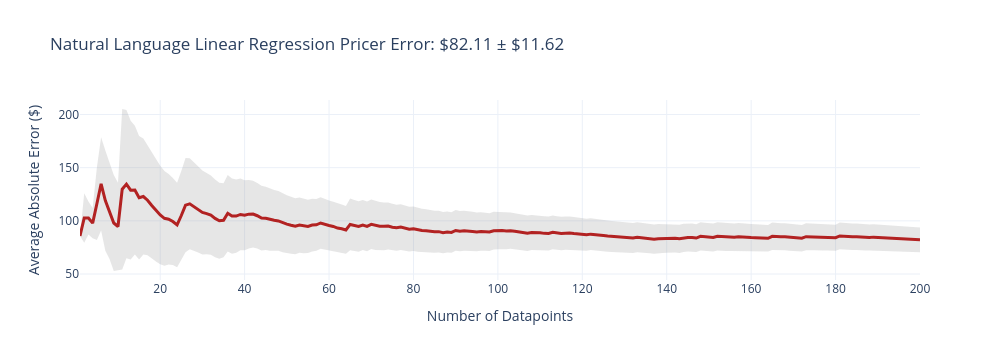
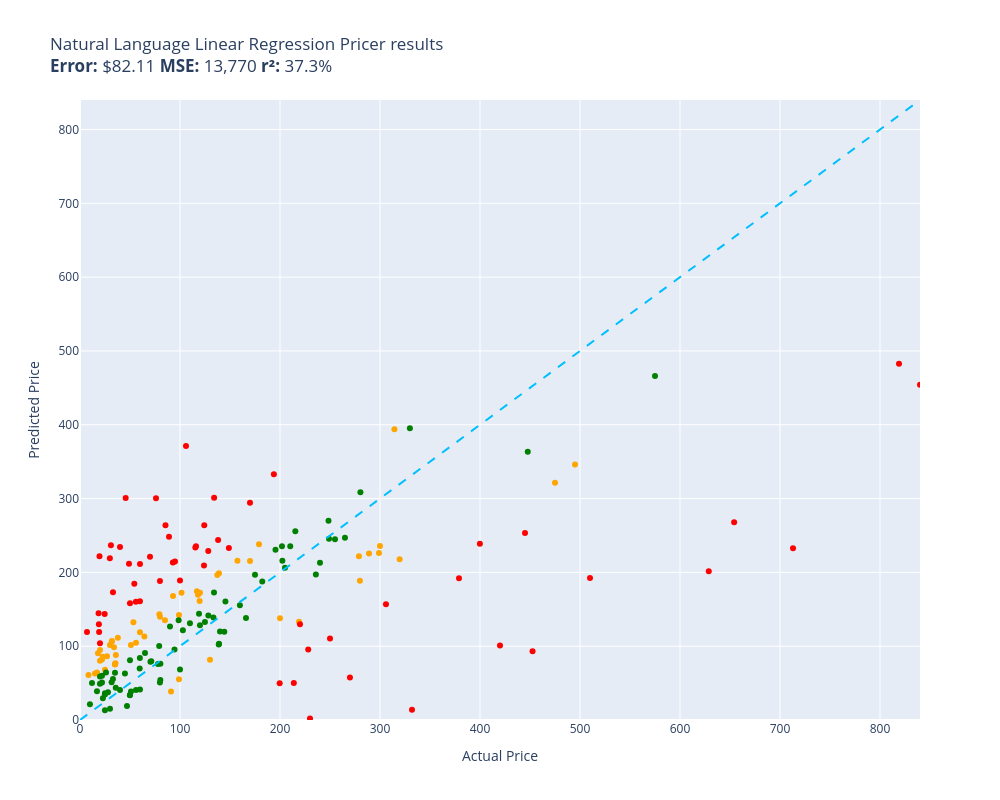

Notebook source saved alongside these figures, in order:
### Code cell
evaluate(natural_language_linear_regression_pricer, test)

### Figure 1 — Plotly figure (JSON) as saved in the notebook; plotly's stock layout.template omitted (floating-point values rounded to 4 significant figures; data arrays with more than 128 entries replaced by an {"elided": "..."} marker saying what was removed)
{"data": [{"fill": "toself", "fillcolor": "rgba(128,128,128,0.2)", "hoverinfo": "skip", "line": {"color": "rgba(255,255,255,0)"}, "name": "95% CI", "showlegend": false, "type": "scatter", "x": {"elided": "400 int values"}, "y": {"elided": "400 float values"}}, {"customdata": {"elided": "200x1 float values"}, "hovertemplate": "n=%{x}<br>Avg Error=$%{y:,.2f}<br>±95% CI=$%{customdata[0]:,.2f}<extra></extra>", "line": {"color": "firebrick", "width": 3}, "mode": "lines", "name": "Cumulative Avg Error", "type": "scatter", "x": {"elided": "200 int values"}, "y": {"elided": "200 float values"}}], "layout": {"height": 360, "showlegend": false, "title": {"text": "Natural Language Linear Regression Pricer Error: $82.11 ± $11.62"}, "width": 1000, "xaxis": {"title": {"text": "Number of Datapoints"}}, "yaxis": {"title": {"text": "Average Absolute Error ($)"}}}}

### Figure 2 — Plotly figure (JSON) as saved in the notebook; plotly's stock layout.template omitted (floating-point values rounded to 4 significant figures)
{"data": [{"customdata": [["Old Blood Noise Excess V2 Distortion Cho...\nGuess=$133.16 Actual=$219.00"], ["46mm Digital Pro High-Resolution Close-U...\nGuess=$80.35 Actual=$19.99"], ["GJY Portable TV,10.6 inch Mini TV for AT...\nGuess=$143.16 Actual=$79.36"], ["HK SYSTEMS 13\" Heavy Duty Black \"Push\" O...\nGuess=$135.14 Actual=$84.95"], ["Mini PC, Kinupute Desktop Computer E3-12...\nGuess=$346.32 Actual=$495.00"], ["10GBase-LR SFP+ Transceiver, Handar 10GB...\nGuess=$94.87 Actual=$19.99"], ["Deco Mount Pro Tripod Microphone Stand w...\nGuess=$118.96 Actual=$59.95"], ["Southwire 120V/15A Right Angle User Atta...\nGuess=$111.29 Actual=$37.87"], ["Mylites+ Standard Comic Book Mylar Sleev...\nGuess=$75.33 Actual=$34.99"], ["DALDED LED Light Kit for Lego Sonic Gree...\nGuess=$67.94 Actual=$24.99"], ["152MM Hole Saws M42 Bi-Metal High Speed ...\nGuess=$90.60 Actual=$17.99"], ["Baseball Backpacks Large 18 Inch Bookbag...\nGuess=$106.24 Actual=$31.77"], ["Adams Check Payment and Deposit Register...\nGuess=$76.86 Actual=$35.49"], ["3D Tree Hole Branches 075 Stair Risers D...\nGuess=$81.55 Actual=$129.99"], ["KOHLER 18865-CP Filtered Water Faucet, P...\nGuess=$321.59 Actual=$475.00"], ["Fjallraven, Kanken Laptop 15\" Backpack f...\nGuess=$161.24 Actual=$119.65"], ["Projector, CRAZVIEW Projector with WiFi ...\nGuess=$132.34 Actual=$53.40"], ["Laisomeke Waterproof Junction Box, Unive...\nGuess=$-30.31 Actual=$11.99"], ["Festool 492370 Platin 2 S1000 Grit 6-Inc...\nGuess=$38.69 Actual=$91.00"], ["Miyaya@ Funny Animal Masks Collection fo...\nGuess=$64.32 Actual=$16.99"], ["Trail Gear Twin Stick Kit for Top Shift ...\nGuess=$188.56 Actual=$279.92"], ["Beck/Arnley 0421945 Air Filter\nGuess=$87.95 Actual=$35.87"], ["Ceramic Talavera Mexican Tile 4x4\", 9 Pi...\nGuess=$101.74 Actual=$29.95"], ["Marvel Legends Series X-Men 6-Inch Archa...\nGuess=$55.31 Actual=$98.95"], ["Intrepid International Dressage Letters-...\nGuess=$86.38 Actual=$26.99"], ["EMART Photography C Stand with Boom Arm,...\nGuess=$172.56 Actual=$119.99"], ["Replacement Remote Control for PANASONIC...\nGuess=$75.99 Actual=$34.95"], ["KS K-STORM Replacement Silicone Mushroom...\nGuess=$60.96 Actual=$8.50"], ["LSSAGOON Backpack for Women Teen Kids Gi...\nGuess=$98.54 Actual=$33.99"], ["Grey Pneumatic 1311SD Impact Socket Set\nGuess=$215.65 Actual=$157.43"], ["4pc Wheel Spacers Adapters 4\" (2inch Per...\nGuess=$174.41 Actual=$116.95"], ["LSI Broadcom SAS 9300-8i 8-port 12Gb/s S...\nGuess=$169.59 Actual=$118.00"], ["Mikrotik RB3011UIAS-RM RouterBOARD 10xGi...\nGuess=$226.31 Actual=$299.00"], ["AC Compressor & A/C Kit For BMW 335i 335...\nGuess=$393.81 Actual=$314.41"], ["Linkloos Solar Street Lights Outdoor Wat...\nGuess=$104.65 Actual=$55.99"], ["USB Charger, CIVIE High Speed 60W Multip...\nGuess=$-32.80 Actual=$15.99"], ["Universal Power Group 12V 100Ah Sealed L...\nGuess=$137.89 Actual=$199.99"], ["Kastar Battery Pack Replacement for Sony...\nGuess=$-22.30 Actual=$19.99"], ["Auertech Portable Washing Machine, 14lbs...\nGuess=$142.42 Actual=$98.99"], ["18 Inch White Undermount Kitchen Sink - ...\nGuess=$238.16 Actual=$179.00"], ["New Replacement seat cover fits Yamaha M...\nGuess=$198.76 Actual=$138.95"], ["Evan Fischer Radiator Cooling Fan Assemb...\nGuess=$196.57 Actual=$137.34"], ["Raspberry Pi 3 Model B+ Aluminum Case Me...\nGuess=$63.02 Actual=$14.99"], ["LCD Screen for Dell Inspiron 17R 17.3\" H...\nGuess=$113.23 Actual=$64.37"], ["CTLAMP XL-2100 Professional Quality XL-2...\nGuess=$107.08 Actual=$32.00"], ["The Puppet Company - Carpet-Unicorn, Whi...\nGuess=$-27.83 Actual=$19.00"], ["VIPMOTOZ Sequential Turn Signal Premium ...\nGuess=$221.78 Actual=$278.94"], ["Venom Power Terra Hunter R/T+ R/T All-Te...\nGuess=$217.85 Actual=$319.65"], ["Audio Techinca ATW-T1002 System 10 Handh...\nGuess=$225.43 Actual=$289.00"], ["520 Pieces Christmas Envelope Seal Stick...\nGuess=$-14.72 Actual=$25.99"], ["LD Compatible Ink Cartridge Replacement ...\nGuess=$-12.17 Actual=$41.99"], ["BestPricedDecals Wine A BIT, You'll Feel...\nGuess=$-49.51 Actual=$12.98"], ["Replacement Remote Control fit for Sony ...\nGuess=$-34.14 Actual=$9.99"], ["sabermaster TCG Playmat yugioh playmat T...\nGuess=$82.14 Actual=$21.99"], ["Star Wars Die-Cast Metal TITANIUM Series...\nGuess=$85.82 Actual=$22.70"], ["DuraGo BR5330 Front Vented Disc Brake Ro...\nGuess=$172.38 Actual=$101.51"], ["Samsung DA97-07603B Freezer Ice Maker As...\nGuess=$167.99 Actual=$93.02"], ["HP Laserjet 2100 Laser Printer W/Test Pr...\nGuess=$235.77 Actual=$299.98"], ["KZ ZS10 Pro in Ear Monitor Headphone KZ ...\nGuess=$-7.09 Actual=$66.99"], ["W11130208 W10695459 Refrigerator LED Mod...\nGuess=$-17.22 Actual=$26.59"], ["Jada Toys Ryan's World Combo Panda Airli...\nGuess=$75.54 Actual=$34.94"], ["Pyle 2x120 Watt Home Audio Speaker Power...\nGuess=$101.64 Actual=$50.92"], ["MonMount Triple Monitor Stand Freestandi...\nGuess=$139.75 Actual=$79.99"], ["Xiaomi Redmi 10 2022 NFC 4G LTE (128GB +...\nGuess=$215.37 Actual=$169.99"]], "hovertemplate": "%{customdata[0]}<extra></extra>", "legendgroup": "orange", "marker": {"color": "orange", "size": 6, "symbol": "circle"}, "mode": "markers", "name": "orange", "orientation": "v", "showlegend": true, "type": "scatter", "x": [219.0, 19.99, 79.36, 84.95, 495.0, 19.99, 59.95, 37.87, 34.99, 24.99, 17.99, 31.77, 35.49, 130.0, 475.0, 119.7, 53.4, 11.99, 91.0, 16.99, 279.9, 35.87, 29.95, 98.95, 26.99, 120.0, 34.95, 8.5, 33.99, 157.4, 117.0, 118.0, 299.0, 314.4, 55.99, 15.99, 200.0, 19.99, 98.99, 179.0, 138.9, 137.3, 14.99, 64.37, 32.0, 19.0, 278.9, 319.6, 289.0, 25.99, 41.99, 12.98, 9.99, 21.99, 22.7, 101.5, 93.02, 300.0, 66.99, 26.59, 34.94, 50.92, 79.99, 170.0], "xaxis": "x", "y": [133.2, 80.35, 143.2, 135.1, 346.3, 94.87, 119.0, 111.3, 75.33, 67.94, 90.6, 106.2, 76.86, 81.55, 321.6, 161.2, 132.3, -30.31, 38.69, 64.32, 188.6, 87.95, 101.7, 55.31, 86.38, 172.6, 75.99, 60.96, 98.54, 215.6, 174.4, 169.6, 226.3, 393.8, 104.6, -32.8, 137.9, -22.3, 142.4, 238.2, 198.8, 196.6, 63.02, 113.2, 107.1, -27.83, 221.8, 217.9, 225.4, -14.72, -12.17, -49.51, -34.14, 82.14, 85.82, 172.4, 168.0, 235.8, -7.095, -17.22, 75.54, 101.6, 139.7, 215.4], "yaxis": "y"}, {"customdata": [["telpo Headlight Assembly Fit For 15 Camr...\nGuess=$235.53 Actual=$115.99"], ["NewPower99 Battery Kit for Samsung Galax...\nGuess=$-47.64 Actual=$54.95"], ["EXMAX NG-10X Fresnel Lens Focusing Adapt...\nGuess=$-13.30 Actual=$69.98"], ["Stand for Raven Pro Document Scanner - P...\nGuess=$219.18 Actual=$29.85"], ["RBC12-UPC Replacement Battery Cartridge ...\nGuess=$2.02 Actual=$229.99"], ["Bam France 2002XL Contoured Hightech Bla...\nGuess=$232.66 Actual=$713.00"], ["Metabo HPT 36V MultiVolt™ Cordless Rotar...\nGuess=$191.91 Actual=$379.00"], ["Innovative Percussion CB-6 Chamois Bass ...\nGuess=$184.70 Actual=$54.32"], ["LOVE MEI Galaxy S10 Lite Case, Military ...\nGuess=$173.11 Actual=$32.98"], ["CORSAIR Dominator Platinum RGB 32GB (2x1...\nGuess=$209.24 Actual=$124.00"], ["Bam Trekking 3027SB Single Black Clarine...\nGuess=$13.93 Actual=$332.00"], ["DEWALT 20V MAX* XR Impact Driver with Bl...\nGuess=$93.05 Actual=$452.53"], ["Scranton & Co 3 Drawer Mobile File Cabin...\nGuess=$233.58 Actual=$115.35"], ["Canon EOS Rebel T7 Digital SLR Camera wi...\nGuess=$482.52 Actual=$819.00"], ["Task T24287 Roman Ogee Router Bit with 1...\nGuess=$160.22 Actual=$55.88"], ["Travelpro Platinum Elite Slim Business L...\nGuess=$49.99 Actual=$213.83"], ["JRready ST6313 DT Deutsch Connector Kit,...\nGuess=$49.62 Actual=$199.68"], ["15\" Locking Shower Head Extension Arm in...\nGuess=$188.33 Actual=$79.95"], ["Dakota Alert MURS Alert Probe Sensor - M...\nGuess=$129.84 Actual=$219.99"], ["Diversitech WG840585 Motor, (Ddb) 1/3Hp,...\nGuess=$301.15 Actual=$134.12"], ["Retevis RT68 Soft Earhook Walkie Talkie ...\nGuess=$119.10 Actual=$6.99"], ["MC: Pindicator (Dual Intensity Amber)\nGuess=$234.52 Actual=$40.00"], ["Poison Spyder 10-08-020 Rocker Knocker\nGuess=$201.47 Actual=$628.76"], ["Lighted Triangle Mirror Cabinet Bathroom...\nGuess=$253.23 Actual=$445.00"], ["BESTILL Wall Mounted Shower Faucet Set, ...\nGuess=$300.29 Actual=$76.00"], ["Engine Thermostat, Replace 19301-PAA-306...\nGuess=$129.76 Actual=$18.89"], ["Dell Optiplex 390 Desktop Computer i3 3....\nGuess=$263.82 Actual=$124.27"], ["Neporal Full Spectrum Light Bulb, 6000K ...\nGuess=$144.67 Actual=$18.59"], ["LEGO Marvel Avengers War Machine Buster ...\nGuess=$160.77 Actual=$59.95"], ["Kingston Brass KS269SN Kingston Clawfoot...\nGuess=$156.96 Actual=$305.99"], ["KOHLER K-1185540-CP Assembly-Slider\nGuess=$300.70 Actual=$45.67"], ["Trim Kit for 2-handle Shower & Tub Valve...\nGuess=$214.66 Actual=$94.99"], ["iPhone 12/12 Pro Nicaragua Guardabarranc...\nGuess=$103.99 Actual=$19.97"], ["Pioneer 2AM401-BN Two Handle Kitchen Fau...\nGuess=$95.57 Actual=$228.22"], ["Aeromotive 13304 Regulator, X1 Adjustabl...\nGuess=$57.55 Actual=$269.95"], ["4LT LUMINETTE Vanity Opal GLS BSN\nGuess=$188.88 Actual=$99.99"], ["GE RPWF SmartWater Comparable Refrigerat...\nGuess=$-75.81 Actual=$36.99"], ["Canon Sure Shot 90u 35mm Date Camera\nGuess=$238.84 Actual=$399.89"], ["NewFantasia Replacement Audio Cable with...\nGuess=$-57.63 Actual=$31.00"], ["Wilkinson LOW GAUSS Vintage Tone Strat S...\nGuess=$236.70 Actual=$30.93"], ["Ibanez M510OVS Acoustic Mandolin in Vint...\nGuess=$294.36 Actual=$169.99"], ["Berta (6 Pieces) 1-1/4 inch Overlay, 90 ...\nGuess=$143.58 Actual=$24.66"], ["CradlePoint Compact Broadband Router (CB...\nGuess=$248.30 Actual=$89.00"], ["ECCPP Power Steering Pump for 2009-2010 ...\nGuess=$263.81 Actual=$85.48"], ["Skullcandy Hesh Evo Bluetooth Headphones...\nGuess=$221.02 Actual=$69.99"], ["ROHL WSGUM3018WH Wire Sink Grids, White\nGuess=$228.93 Actual=$128.28"], ["ASUS VY279HE-W 27” 1080P Monitor - White...\nGuess=$243.73 Actual=$138.10"], ["Music Hall pa15.3 MM/MC Phono Preamplifi...\nGuess=$110.55 Actual=$250.00"], ["Lorell Bell Chair Glide, 2.5\", Black\nGuess=$221.86 Actual=$19.50"], ["4 Inches Rolled Muffler Tip Catback Exha...\nGuess=$332.88 Actual=$193.88"], ["Competition Clutch Disc and Pressure Pla...\nGuess=$192.35 Actual=$510.00"], ["KUNFINE Android Radio CarPlay & Android ...\nGuess=$371.38 Actual=$106.00"], ["Baumgartens Sicurix Blank PVC ID Cards (...\nGuess=$119.09 Actual=$19.11"], ["A-Premium Front Suspension Steering Knuc...\nGuess=$211.61 Actual=$48.99"], ["Dell XPS 13 9343-2727SLV 13.3\" Full HD S...\nGuess=$454.19 Actual=$839.99"], ["BXYJY for Samsung Galaxy Z Fold 3 Case w...\nGuess=$-46.65 Actual=$49.99"], ["Pacific Drums PDCM1618TTRB 16 x 18 Inche...\nGuess=$100.91 Actual=$419.99"], ["Vinyl Soft Top Roll-up Adjustable Truck ...\nGuess=$233.00 Actual=$148.88"], ["Blanco 230966 Valea Stainless Steel Sink...\nGuess=$213.53 Actual=$92.88"], ["Empava 24\" Single Wall Ovens 10 Cooking ...\nGuess=$267.84 Actual=$654.14"], ["Viola Bow 4/4 Full Size Carbon Fiber (Bl...\nGuess=$158.07 Actual=$49.99"], ["Fender Hendrix Voodoo Child Coiled Instr...\nGuess=$211.27 Actual=$59.99"]], "hovertemplate": "%{customdata[0]}<extra></extra>", "legendgroup": "red", "marker": {"color": "red", "size": 6, "symbol": "circle"}, "mode": "markers", "name": "red", "orientation": "v", "showlegend": true, "type": "scatter", "x": [116.0, 54.95, 69.98, 29.85, 230.0, 713.0, 379.0, 54.32, 32.98, 124.0, 332.0, 452.5, 115.3, 819.0, 55.88, 213.8, 199.7, 79.95, 220.0, 134.1, 6.99, 40.0, 628.8, 445.0, 76.0, 18.89, 124.3, 18.59, 59.95, 306.0, 45.67, 94.99, 19.97, 228.2, 269.9, 99.99, 36.99, 399.9, 31.0, 30.93, 170.0, 24.66, 89.0, 85.48, 69.99, 128.3, 138.1, 250.0, 19.5, 193.9, 510.0, 106.0, 19.11, 48.99, 840.0, 49.99, 420.0, 148.9, 92.88, 654.1, 49.99, 59.99], "xaxis": "x", "y": [235.5, -47.64, -13.3, 219.2, 2.023, 232.7, 191.9, 184.7, 173.1, 209.2, 13.93, 93.05, 233.6, 482.5, 160.2, 49.99, 49.62, 188.3, 129.8, 301.1, 119.1, 234.5, 201.5, 253.2, 300.3, 129.8, 263.8, 144.7, 160.8, 157.0, 300.7, 214.7, 104.0, 95.57, 57.55, 188.9, -75.81, 238.8, -57.63, 236.7, 294.4, 143.6, 248.3, 263.8, 221.0, 228.9, 243.7, 110.6, 221.9, 332.9, 192.4, 371.4, 119.1, 211.6, 454.2, -46.65, 100.9, 233.0, 213.5, 267.8, 158.1, 211.3], "yaxis": "y"}, {"customdata": [["SuppliesOutlet Compatible Toner Cartridg...\nGuess=$119.70 Actual=$144.29"], ["ACDelco GM Original Equipment FW339 Fron...\nGuess=$255.77 Actual=$215.33"], ["8544771 Dryer Heating Element, 279816 Th...\nGuess=$43.71 Actual=$35.74"], ["Pump Head TBVECHI 175PSI 4KW 5.5HP 21CFM...\nGuess=$395.25 Actual=$329.90"], ["Panasonic KX-TG6511B DECT 6.0 PLUS Expan...\nGuess=$100.12 Actual=$79.20"], ["LD Products Compatible Toner Cartridge R...\nGuess=$80.83 Actual=$49.98"], ["APS iBoard 6-inch Aluminum (Black Powder...\nGuess=$235.25 Actual=$210.23"], ["PEMP E65 E66 CDC Simulate Optical Fiber ...\nGuess=$143.96 Actual=$119.00"], ["Intermatic PX300 12V 300W Transformer wi...\nGuess=$172.83 Actual=$134.00"], ["SKB iSeries 3i-13096-6KP Case for BlackM...\nGuess=$196.87 Actual=$174.99"], ["June Garden 12\" Sweet Dolly Charlotte - ...\nGuess=$58.77 Actual=$19.99"], ["Aolemi Oil Rubbed Bronze Single Function...\nGuess=$135.09 Actual=$98.65"], ["Clementoni 39132.5 Jigsaw Puzzle 1,000 P...\nGuess=$50.89 Actual=$79.95"], ["GanFindX Portable Car Hand Controls for ...\nGuess=$155.56 Actual=$159.90"], ["KOMPUTERBAY 4GB 2X 2GB DDR2 1066MHz PC2-...\nGuess=$54.36 Actual=$80.34"], ["Evergreen HSHB2005 Cylinder Head Gasket ...\nGuess=$69.68 Actual=$59.69"], ["Tidal Front + Rear Fender Flares 4PC Poc...\nGuess=$244.80 Actual=$254.99"], ["Wenger City Upgrade Laptop Backpack with...\nGuess=$160.50 Actual=$145.42"], ["AUTOFREE LED Tail Lights Assembly Compat...\nGuess=$235.55 Actual=$201.99"], ["Evan-Fischer Front Bumper Cover Compatib...\nGuess=$215.83 Actual=$202.38"], ["Sumerain S1339CM Double Handle Widesprea...\nGuess=$197.13 Actual=$235.86"], ["Webcem Solar Shed Light Outdoor Indoor, ...\nGuess=$75.85 Actual=$77.96"], ["Western Digital Enterprise RE4-GP 2TB SA...\nGuess=$131.01 Actual=$109.95"], ["DIMARZIO 204284 DP 163FBK Blues Bucker G...\nGuess=$126.74 Actual=$89.99"], ["VLAND LED Smoked Taillights Compatible F...\nGuess=$213.14 Actual=$239.99"], ["PM Auto Front Right Quick Complete Strut...\nGuess=$132.82 Actual=$124.94"], ["Tablet PC Cover Compatible with Lenovo T...\nGuess=$51.24 Actual=$31.61"], ["Ultra Duster Canned Air Net 10 Oz 6-Pack\nGuess=$33.78 Actual=$49.90"], ["IQShield Screen Protector Compatible wit...\nGuess=$21.48 Actual=$9.95"], ["Liberty Imports 12 Pack: US Military Toy...\nGuess=$39.09 Actual=$16.98"], ["Pidoko Kids Train Table, Grey with 90 Pc...\nGuess=$128.31 Actual=$119.97"], ["Satco S9596, 4 Count (Pack of 1), 4.18\nGuess=$49.99 Actual=$12.00"], ["ANZO USA 111207 GMC SIERRA 99-06 / YUKON...\nGuess=$187.48 Actual=$182.28"], ["KUNN Small Electrician Tool Pouch Utilit...\nGuess=$50.97 Actual=$21.99"], ["Walker Exhaust Ultra EPA 16478 Direct Fi...\nGuess=$466.05 Actual=$574.99"], ["Urth 62mm UV, Circular Polarizing (CPL),...\nGuess=$103.19 Actual=$139.00"], ["MGP Caliper Covers 39011SACURD Red Powde...\nGuess=$245.73 Actual=$249.00"], ["Royal Designs, Inc. Decorative Abundant ...\nGuess=$36.38 Actual=$24.95"], ["MONOCARBON Forged Carbon Fiber Case for ...\nGuess=$41.18 Actual=$59.99"], ["DuraGo 29515020 Front Hub Assembly\nGuess=$141.51 Actual=$128.34"], ["MXR Carbon Copy Deluxe Analog Delay Guit...\nGuess=$230.79 Actual=$195.50"], ["Chalkboard Name Badges with Magnetic Bac...\nGuess=$49.18 Actual=$19.95"], ["GENUINE VOLVO THERMOSTAT (3.0, 3.2) S60 ...\nGuess=$121.74 Actual=$102.85"], ["Pyle Wireless Rear View Backup Camera - ...\nGuess=$78.78 Actual=$70.45"], ["Cardone 84-58642 New HEI Electronic Dist...\nGuess=$138.21 Actual=$165.99"], ["Hp Pavilion P7-1257c Motherboard Aahd3-h...\nGuess=$83.92 Actual=$59.86"], ["Amana Tool - SC587 Carbide Tipped 3-Wing...\nGuess=$79.45 Actual=$71.23"], ["AZX Stylus Pencil for Apple iPad Pro 202...\nGuess=$15.27 Actual=$29.99"], ["UPR Mach 1 Chin Spoiler Fits 94-98 Musta...\nGuess=$90.69 Actual=$64.99"], ["SP Air Corporation SP-8102BU 1/4-Inch He...\nGuess=$206.36 Actual=$204.99"], ["Diversitech UC2436-3 Ultralite Condenser...\nGuess=$76.33 Actual=$80.39"], ["200 ' feet True 14 Gauge AWG CCA Speaker...\nGuess=$62.88 Actual=$44.95"], ["APS iBoard (304 Stainless Steel Polished...\nGuess=$246.88 Actual=$264.95"], ["200 Couples Conversation Cards - Enjoy B...\nGuess=$55.41 Actual=$32.97"], ["KYX Racing Hardened Steel Center Drive S...\nGuess=$18.83 Actual=$46.99"], ["StonKraft Brass Chess Board Game Set wit...\nGuess=$119.90 Actual=$140.00"], ["OEM Samsung Remote Control Shipped with ...\nGuess=$40.61 Actual=$56.00"], ["Custom Engagement Logo Desk Embosser Sea...\nGuess=$33.66 Actual=$49.95"], ["VATOS 4 Packs Bubble Machine Gun for Kid...\nGuess=$29.34 Actual=$22.88"], ["Steering Wheel, Carbon Fiber Automotive ...\nGuess=$363.29 Actual=$447.74"], ["VONADO Space Wars Colonial Viper MK1 Bui...\nGuess=$40.52 Actual=$39.99"], ["Disney Princess Sparkling Princess Sleep...\nGuess=$34.40 Actual=$24.95"], ["Glovion Music Stand Light, Clip On Piano...\nGuess=$37.54 Actual=$27.99"], ["Intex River Run Connect Lounge (Four)\nGuess=$95.61 Actual=$94.49"], ["Think Gizmos Build Your Own Robot Toys f...\nGuess=$13.35 Actual=$24.95"], ["PowerSport Front Rear Brakes and Rotors ...\nGuess=$269.84 Actual=$248.51"], ["VTech Strum and Jam Kidi Musical Guitar ...\nGuess=$60.00 Actual=$21.99"], ["Targus CityGear Durable Backpack, Black,...\nGuess=$139.00 Actual=$133.43"], ["STICKGOO Peel and Stick Backsplash for K...\nGuess=$63.89 Actual=$34.99"], ["Garmin 010-12402-10 GT15M-TM Transom-Mou...\nGuess=$102.25 Actual=$138.74"], ["Fitness Center Gym Room Weight Train Dua...\nGuess=$68.42 Actual=$99.99"], ["For Volvo C70 S70 V70 V40 S40 AC Compres...\nGuess=$308.56 Actual=$280.41"], ["Refresh NSF-53 Premium Replacement Refri...\nGuess=$38.67 Actual=$50.99"], ["NICKSTON Red Sparkling Glitter Slim Band...\nGuess=$64.33 Actual=$25.99"]], "hovertemplate": "%{customdata[0]}<extra></extra>", "legendgroup": "green", "marker": {"color": "green", "size": 6, "symbol": "circle"}, "mode": "markers", "name": "green", "orientation": "v", "showlegend": true, "type": "scatter", "x": [144.3, 215.3, 35.74, 329.9, 79.2, 49.98, 210.2, 119.0, 134.0, 175.0, 19.99, 98.65, 79.95, 159.9, 80.34, 59.69, 255.0, 145.4, 202.0, 202.4, 235.9, 77.96, 110.0, 89.99, 240.0, 124.9, 31.61, 49.9, 9.95, 16.98, 120.0, 12.0, 182.3, 21.99, 575.0, 139.0, 249.0, 24.95, 59.99, 128.3, 195.5, 19.95, 102.8, 70.45, 166.0, 59.86, 71.23, 29.99, 64.99, 205.0, 80.39, 44.95, 264.9, 32.97, 46.99, 140.0, 56.0, 49.95, 22.88, 447.7, 39.99, 24.95, 27.99, 94.49, 24.95, 248.5, 21.99, 133.4, 34.99, 138.7, 99.99, 280.4, 50.99, 25.99], "xaxis": "x", "y": [119.7, 255.8, 43.71, 395.3, 100.1, 80.83, 235.2, 144.0, 172.8, 196.9, 58.77, 135.1, 50.89, 155.6, 54.36, 69.68, 244.8, 160.5, 235.5, 215.8, 197.1, 75.85, 131.0, 126.7, 213.1, 132.8, 51.24, 33.78, 21.48, 39.09, 128.3, 49.99, 187.5, 50.97, 466.1, 103.2, 245.7, 36.38, 41.18, 141.5, 230.8, 49.18, 121.7, 78.78, 138.2, 83.92, 79.45, 15.27, 90.69, 206.4, 76.33, 62.88, 246.9, 55.41, 18.83, 119.9, 40.61, 33.66, 29.34, 363.3, 40.52, 34.4, 37.54, 95.61, 13.35, 269.8, 60.0, 139.0, 63.89, 102.2, 68.42, 308.6, 38.67, 64.33], "yaxis": "y"}, {"hoverinfo": "skip", "line": {"color": "deepskyblue", "dash": "dash", "width": 2}, "mode": "lines", "name": "y = x", "showlegend": false, "type": "scatter", "x": [0, 840.0], "y": [0, 840.0]}], "layout": {"height": 800, "legend": {"title": {"text": "color"}, "tracegroupgap": 0}, "showlegend": false, "title": {"text": "Natural Language Linear Regression Pricer results<br><b>Error:</b> $82.11 <b>MSE:</b> 13,770 <b>r²:</b> 37.3%"}, "width": 1000, "xaxis": {"anchor": "y", "domain": [0, 1], "range": [0, 840.0], "title": {"text": "Actual Price"}}, "yaxis": {"anchor": "x", "domain": [0, 1], "range": [0, 840.0], "title": {"text": "Predicted Price"}}}}
